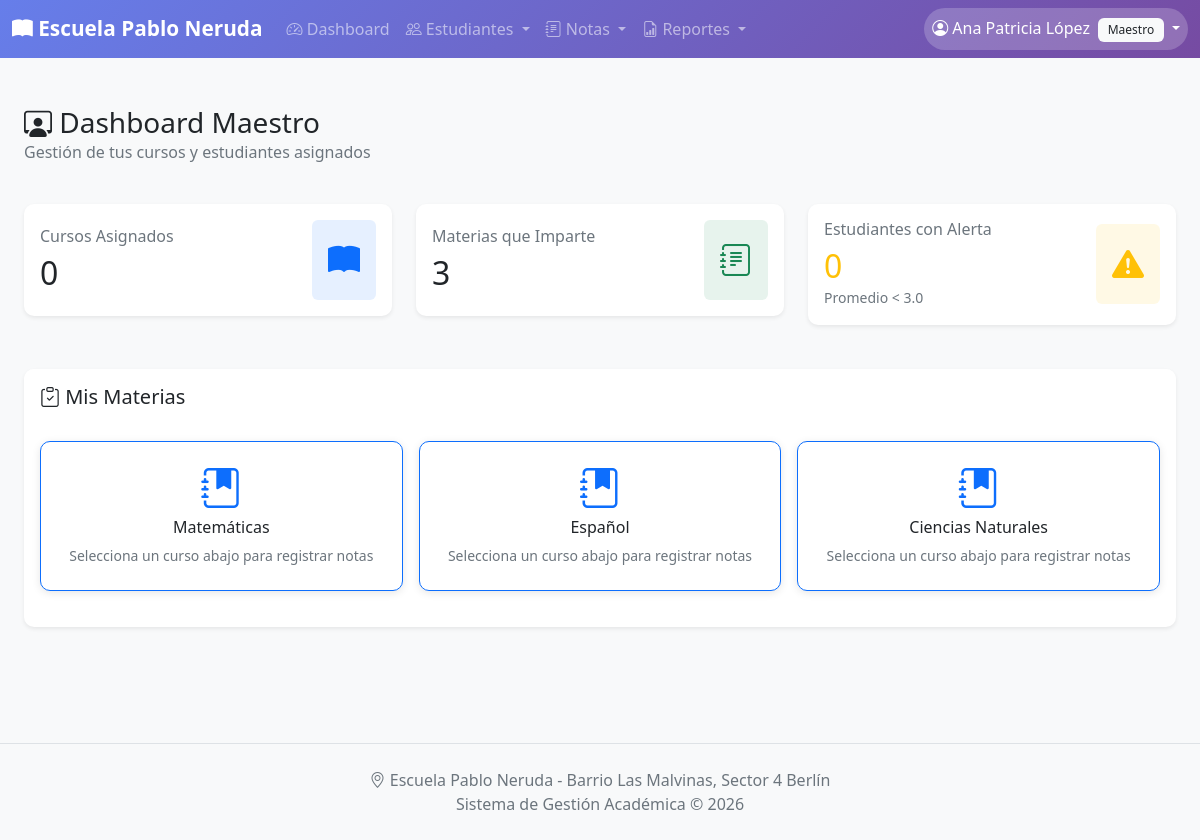
Page /dashboard/maestro.php (signed in) on the committed database.
### tables this page shows
CREATE TABLE materias (
    id_materia    INT AUTO_INCREMENT PRIMARY KEY,
    nombre_materia VARCHAR(100) NOT NULL,
    estado        BOOLEAN NOT NULL DEFAULT TRUE,
    UNIQUE KEY uk_nombre_materia (nombre_materia)
);

### src/Controllers/DashboardController.php (called while the page is built, shortened)
<?php
class DashboardController {
    private AuthService $authService;
    public function __construct() {
        $this->authService = new AuthService();
    }
    public function maestroDashboard(): void {
        $userId = $this->authService->getCurrentUserId();
        $authRepo = new AuthRepository();
        $cursosAsignados = $authRepo->getMaestroCursos($userId);
        $materiasAsignadas = $authRepo->getMaestroMaterias($userId);
        $estudiantesConAlerta = [];
        require_once VIEWS_PATH . '/dashboard/maestro.php';
    }
}

### public/dashboard/maestro.php (called while the page is built, shortened)
<?php
$dashboardController = new DashboardController();
$dashboardController->maestroDashboard();

### config/database.example.php (called while the page is built, shortened)
<?php
class Database {
    private static ?Database $instance = null;
    private ?PDO $connection = null;
    private string $host = 'localhost';
    private string $dbname = 'escuela_pablo_neruda';
    private string $username = 'root';
    private string $password = '';
    private string $charset = 'utf8mb4';
    private function __construct() {
        try {
            $dsn = "mysql:host={$this->host};dbname={$this->dbname};charset={$this->charset}";
            $options = [
                PDO::ATTR_ERRMODE            => PDO::ERRMODE_EXCEPTION,
                PDO::ATTR_DEFAULT_FETCH_MODE => PDO::FETCH_ASSOC,
                PDO::ATTR_EMULATE_PREPARES   => false,
            ];
            $this->connection = new PDO($dsn, $this->username, $this->password, $options);
        } catch (PDOException $e) {
            throw new Exception("Error de conexión a la base de datos: " . $e->getMessage());
        }
    }
    public static function getInstance(): Database {
        if (self::$instance === null) {
            self::$instance = new Database();
        }
        return self::$instance;
    }
    public function getConnection(): PDO {
        return $this->connection;
    }
}

### src/Services/AuthService.php (called while the page is built, shortened)
<?php
class AuthService {
    public function getCurrentUserId(): ?int {
        return $_SESSION['user_id'] ?? null;
    }
}

### src/Repositories/BaseRepository.php (called while the page is built, shortened)
<?php
abstract class BaseRepository implements RepositoryInterface {
    public function __construct() {
        $this->db = Database::getInstance()->getConnection();
    }
}

### src/Repositories/AuthRepository.php (called while the page is built, shortened)
<?php
class AuthRepository extends BaseRepository {
    public function getMaestroCursos(int $userId): array {
        $stmt = $this->db->prepare("
            SELECT DISTINCT c.id_curso, c.nombre_curso, c.grado, c.seccion
            FROM cursos c
            INNER JOIN maestro_curso mc ON c.id_curso = mc.id_curso
            WHERE mc.id_usuario = ?
        ");
        $stmt->execute([$userId]);
        return $stmt->fetchAll();
    }
    public function getMaestroMaterias(int $userId, ?int $cursoId = null): array {
        if ($cursoId) {
            $stmt = $this->db->prepare("
                SELECT m.id_materia, m.nombre_materia, mc.id_curso
                FROM materias m
                INNER JOIN maestro_curso mc ON m.id_materia = mc.id_materia
                WHERE mc.id_usuario = ? AND mc.id_curso = ?
            ");
            $stmt->execute([$userId, $cursoId]);
        } else {
            $stmt = $this->db->prepare("
                SELECT DISTINCT m.id_materia, m.nombre_materia
                FROM materias m
                INNER JOIN maestro_curso mc ON m.id_materia = mc.id_materia
                WHERE mc.id_usuario = ?
            ");
            $stmt->execute([$userId]);
        }
        return $stmt->fetchAll();
    }
}

### views/dashboard/maestro.php (the view, shortened to what this page needs)
<?php require_once VIEWS_PATH . '/layout/header.php'; ?>
<div class="container-fluid py-4">
    <div class="row mb-4">
        <div class="col-12">
            <h1 class="h3 mb-0">
                <i class="bi bi-person-workspace"></i> Dashboard Maestro
            </h1>
            <p class="text-muted">Gestión de tus cursos y estudiantes asignados</p>
        </div>
    </div>
    <div class="row mb-4">
        <div class="col-md-4">
            <div class="card border-0 shadow-sm">
                <div class="card-body">
                    <div class="d-flex justify-content-between align-items-center">
                        <div>
                            <h6 class="text-muted mb-2">Cursos Asignados</h6>
                            <h2 class="mb-0"><?= count($cursosAsignados) ?></h2>
                        </div>
                        <div class="bg-primary bg-opacity-10 p-3 rounded">
                            <i class="bi bi-book-fill text-primary fs-2"></i>
                        </div>
                    </div>
                </div>
            </div>
        </div>
        <div class="col-md-4">
            <div class="card border-0 shadow-sm">
                <div class="card-body">
                    <div class="d-flex justify-content-between align-items-center">
                        <div>
                            <h6 class="text-muted mb-2">Materias que Imparte</h6>
                            <h2 class="mb-0"><?= count($materiasAsignadas) ?></h2>
                        </div>
                        <div class="bg-success bg-opacity-10 p-3 rounded">
                            <i class="bi bi-journal-text text-success fs-2"></i>
                        </div>
                    </div>
                </div>
            </div>
        </div>
        <div class="col-md-4">
            <div class="card border-0 shadow-sm">
                <div class="card-body">
                    <div class="d-flex justify-content-between align-items-center">
                        <div>
                            <h6 class="text-muted mb-2">Estudiantes con Alerta</h6>
                            <h2 class="mb-0 text-warning"><?= count($estudiantesConAlerta) ?></h2>
                            <small class="text-muted">Promedio < 3.0</small>
                        </div>
                        <div class="bg-warning bg-opacity-10 p-3 rounded">
                            <i class="bi bi-exclamation-triangle-fill text-warning fs-2"></i>
                        </div>
                    </div>
                </div>
            </div>
        </div>
    </div>
    <div class="row mb-4">
        <div class="col-12">
            <div class="card border-0 shadow-sm">
                <div class="card-header bg-white border-0 py-3">
                    <h5 class="mb-0"><i class="bi bi-clipboard-check"></i> Mis Materias</h5>
                </div>
                <div class="card-body">
                    <?php if (empty($materiasAsignadas)): ?>
                        <div class="alert alert-info">
                            <i class="bi bi-info-circle"></i> No tienes materias asignadas actualmente
                        </div>
                    <?php else: ?>
                        <div class="row g-3">
                            <?php foreach ($materiasAsignadas as $materia): ?>
                                <div class="col-md-4">
                                    <div class="card border-primary">
                                        <div class="card-body text-center">
                                            <i class="bi bi-journal-bookmark-fill text-primary fs-1 mb-2"></i>
                                            <h6><?= htmlspecialchars($materia['nombre_materia']) ?></h6>
                                            <p class="small text-muted mb-2">
                                                Selecciona un curso abajo para registrar notas
                                            </p>
                                        </div>
                                    </div>
                                </div>
                            <?php endforeach; ?>
                        </div>
                    <?php endif; ?>
                </div>
            </div>
        </div>
    </div>
</div>
<?php require_once VIEWS_PATH . '/layout/footer.php'; ?>

### public/css/style.css (style rules this page uses)
:root { --primary-color: #0d6efd; --secondary-color: #6c757d; --success-color: #198754; --danger-color: #dc3545; --warning-color: #ffc107; --info-color: #0dcaf0; }
body { font-family: 'Segoe UI', Tahoma, Geneva, Verdana, sans-serif; background-color: #f8f9fa; min-height: 100vh; display: flex; flex-direction: column; }
.card { border-radius: 10px; box-shadow: 0 2px 8px rgba(0,0,0,0.1); margin-bottom: 20px; transition: transform 0.3s ease, box-shadow 0.3s ease; }
.card-header { border-radius: 10px 10px 0 0 !important; font-weight: 600; }
.card { animation: fadeIn 0.5s ease; }
.text-muted { color: #6c757d !important; }

### rows in the picture
materias: nombre_materia "Matemáticas"
materias: nombre_materia "Español"
materias: nombre_materia "Ciencias Naturales"

### other values in the picture
$currentUser['nombre_completo'] "Ana Patricia López"
$primaryRole['nombre_rol'] "Maestro"
count($cursosAsignados) "0"
count($materiasAsignadas) "3"
count($estudiantesConAlerta) "0"
